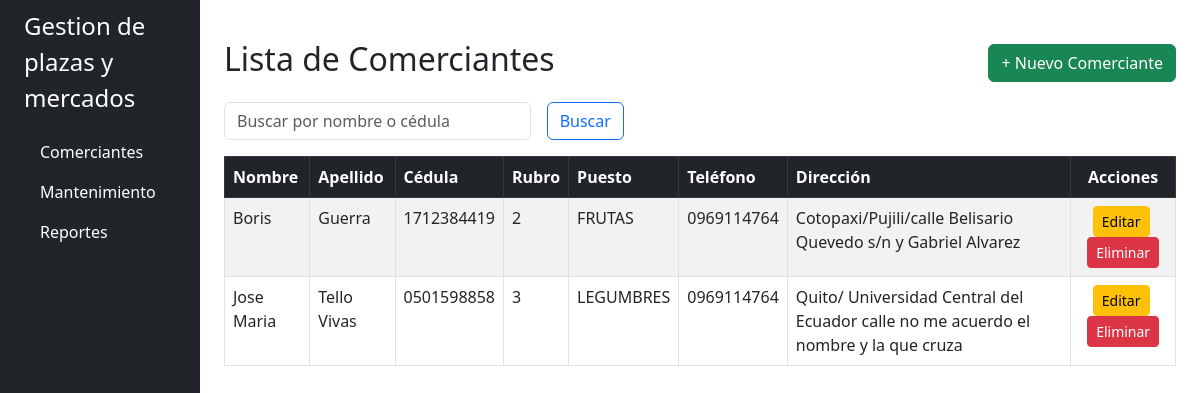
The app's page /comerciantes/, older data.
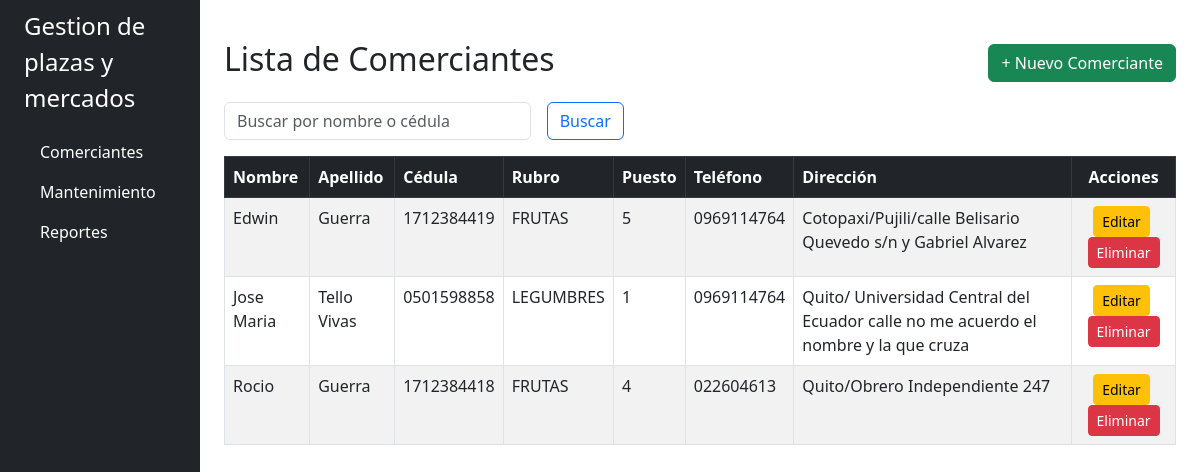
The same page, newer data.
### app/models.py (models this page shows)
class Comerciante(db.Model):
    id = db.Column(db.Integer, primary_key=True)
    nombre = db.Column(db.String(100), nullable=False)
    apellido = db.Column(db.String(100), nullable=False)
    cedula = db.Column(db.String(10), unique=True, nullable=False)
    direccion = db.Column(db.String(150), nullable=True)
    telefono = db.Column(db.String(15), nullable=True)
    rubro = db.Column(db.String(50), nullable=False)
    puesto = db.Column(db.String(20), nullable=False)
    activo = db.Column(db.Boolean, default=True)

### app/routes/comerciantes.py (the view)
@bp.route('/')
def index():
    q = request.args.get('buscar', '')
    if q:
        lista = Comerciante.query.filter(
            (Comerciante.nombre.ilike(f'%{q}%')) |
            (Comerciante.cedula.ilike(f'%{q}%'))
        ).all()
    else:
        lista = Comerciante.query.all()
    return render_template('comerciantes/index.html', comerciantes=lista)

### app/templates/comerciantes/index.html (shortened to what this page needs)
{% extends 'base.html' %}
{% block content %}
<div class="container mt-4">
  <div class="d-flex justify-content-between align-items-center mb-3">
    <h2>Lista de Comerciantes</h2>
    <a href="{{ url_for('comerciantes.nuevo') }}" class="btn btn-success">+ Nuevo Comerciante</a>
  </div>
  <form method="get" class="row g-3 mb-3">
    <div class="col-md-4">
      <input type="text" name="buscar" class="form-control" placeholder="Buscar por nombre o cédula" value="{{ request.args.get('buscar', '') }}">
    </div>
    <div class="col-md-auto">
      <button type="submit" class="btn btn-outline-primary">Buscar</button>
    </div>
  </form>
  <table class="table table-striped table-bordered table-hover">
    <thead class="table-dark">
      <tr>
        <th>Nombre</th>
        <th>Apellido</th>
        <th>Cédula</th>
        <th>Rubro</th>
        <th>Puesto</th>
        <th>Teléfono</th>
        <th>Dirección</th>
        <th class="text-center">Acciones</th>
      </tr>
    </thead>
    <tbody>
      {% for c in comerciantes %}
      <tr>
        <td>{{ c.nombre }}</td>
        <td>{{ c.apellido }}</td>
        <td>{{ c.cedula }}</td>
        <td>{{ c.rubro }}</td>
        <td>{{ c.puesto }}</td>
        <td>{{ c.telefono }}</td>
        <td>{{ c.direccion }}</td>
        <td class="text-center">
          <a href="{{ url_for('comerciantes.editar', id=c.id) }}" class="btn btn-sm btn-warning me-1">Editar</a>
          <a href="{{ url_for('comerciantes.eliminar', id=c.id) }}" class="btn btn-sm btn-danger" onclick="return confirm('¿Estás seguro de eliminar este comerciante?')">Eliminar</a>
        </td>
      </tr>
      {% endfor %}
    </tbody>
  </table>
</div>
{% endblock %}

### app/templates/base.html (shortened to what this page needs)
<!DOCTYPE html>
<html lang="es">
<head>
  <link href="https://cdn.jsdelivr.net/npm/bootstrap@5.3.0/dist/css/bootstrap.min.css" rel="stylesheet">
  <link rel="stylesheet" href="{{ url_for('static', filename='style.css') }}">
</head>
<body>
<div class="container-fluid">
  <div class="row flex-nowrap">
    <div class="col-auto col-md-3 col-xl-2 px-sm-2 px-0 bg-dark text-white min-vh-100">
      <div class="d-flex flex-column align-items-sm-start px-3 pt-2">
        <a href="/" class="d-flex align-items-center mb-3 text-white text-decoration-none">
          <span class="fs-4">Gestion de plazas y mercados</span>
        </a>
        <ul class="nav nav-pills flex-column mb-auto">
          <li class="nav-item">
            <a href="{{ url_for('comerciantes.index') }}" class="nav-link text-white">Comerciantes</a>
          </li>
          <li>
            <a href="{{ url_for('mantenimiento.index') }}" class="nav-link text-white">Mantenimiento</a>
          </li>
          <li>
            <a href="{{ url_for('reportes.index') }}" class="nav-link text-white">Reportes</a>
          </li>
        </ul>
      </div>
    </div>
    <div class="col py-3">
      {% block content %}{% endblock %}
    </div>
  </div>
</div>
</body>
</html>

Row changes from the older to the newer data that the page shows:
changed Comerciante "Cotopaxi/Pujili/calle Belisario Quevedo s/n y Gabriel Alvarez": nombre "Boris" → "Edwin"; rubro "2" → "FRUTAS"; puesto "FRUTAS" → "5"
changed Comerciante "Jose Maria": rubro "3" → "LEGUMBRES"; puesto "LEGUMBRES" → "1"
added Comerciante: nombre "Rocio", apellido "Guerra", cedula "1712384418", rubro "FRUTAS", puesto "4", telefono "022604613", direccion "Quito/Obrero Independiente 247"
